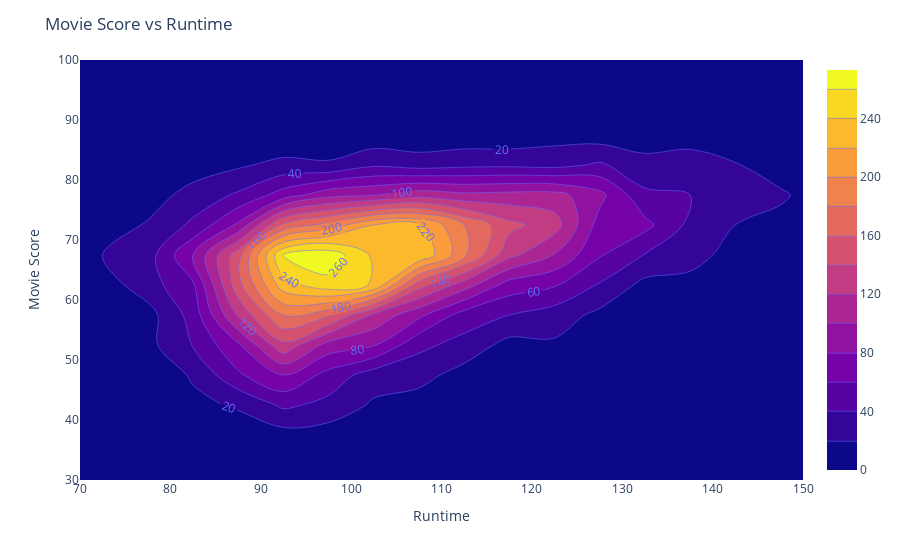

Write notebook code for a chart like this one.
### Code cell
new_df = non_nan_budget[["runtime", "movie_score"]].copy(deep=True).dropna()
#new_df["runtime"] = np.log(new_df["runtime"])
#new_df["movie_score"] = np.log(new_df["movie_score"])

fig = px.density_contour(new_df, x="runtime", y="movie_score")

fig.update_layout(
    title="Movie Score vs Runtime",
    xaxis_title="Runtime",
    yaxis_title="Movie Score",
)

fig.update_xaxes(range=[70, 150])
fig.update_yaxes(range=[30, 100])
fig.update_traces(contours_coloring="fill", contours_showlabels = True)
fig.show()

### Figure 1 — Plotly figure (JSON) as saved in the notebook; plotly's stock layout.template omitted (floating-point values rounded to 4 significant figures; data arrays with more than 128 entries replaced by an {"elided": "..."} marker saying what was removed)
{"data": [{"contours": {"coloring": "fill", "showlabels": true}, "hovertemplate": "runtime=%{x}<br>movie_score=%{y}<br>count=%{z}<extra></extra>", "legendgroup": "", "line": {"color": "#636efa"}, "name": "", "showlegend": false, "type": "histogram2dcontour", "x": {"elided": "8869 float values"}, "xaxis": "x", "xbingroup": "x", "y": {"elided": "8869 float values"}, "yaxis": "y", "ybingroup": "y"}], "layout": {"legend": {"tracegroupgap": 0}, "margin": {"t": 60}, "title": {"text": "Movie Score vs Runtime"}, "xaxis": {"anchor": "y", "domain": [0, 1], "range": [70, 150], "title": {"text": "Runtime"}}, "yaxis": {"anchor": "x", "domain": [0, 1], "range": [30, 100], "title": {"text": "Movie Score"}}}}
